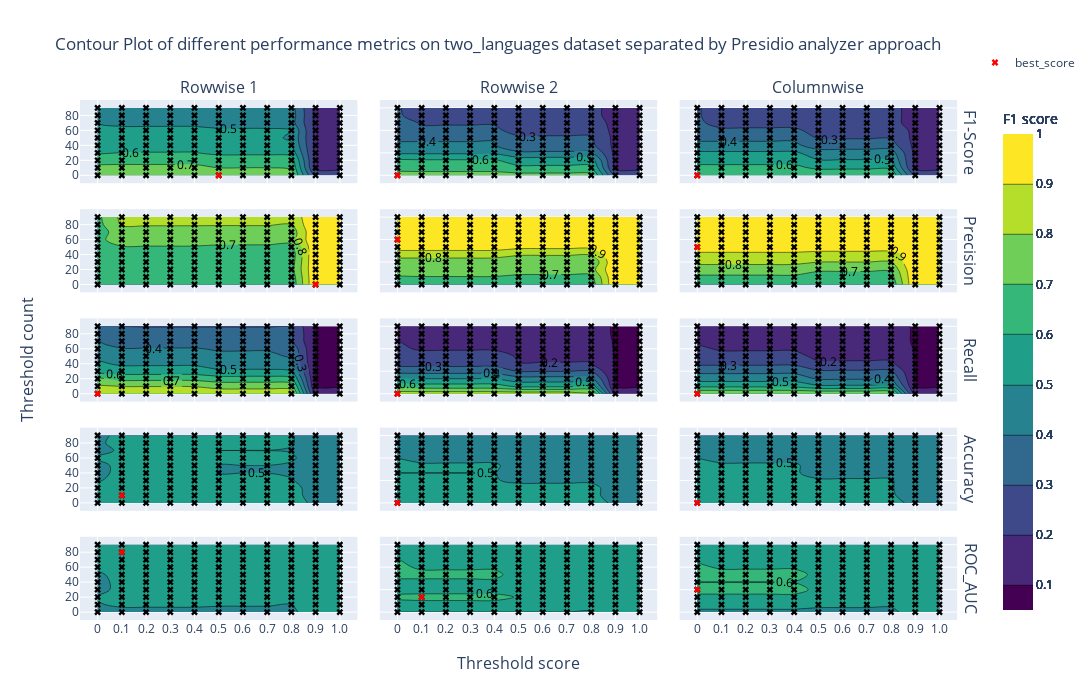
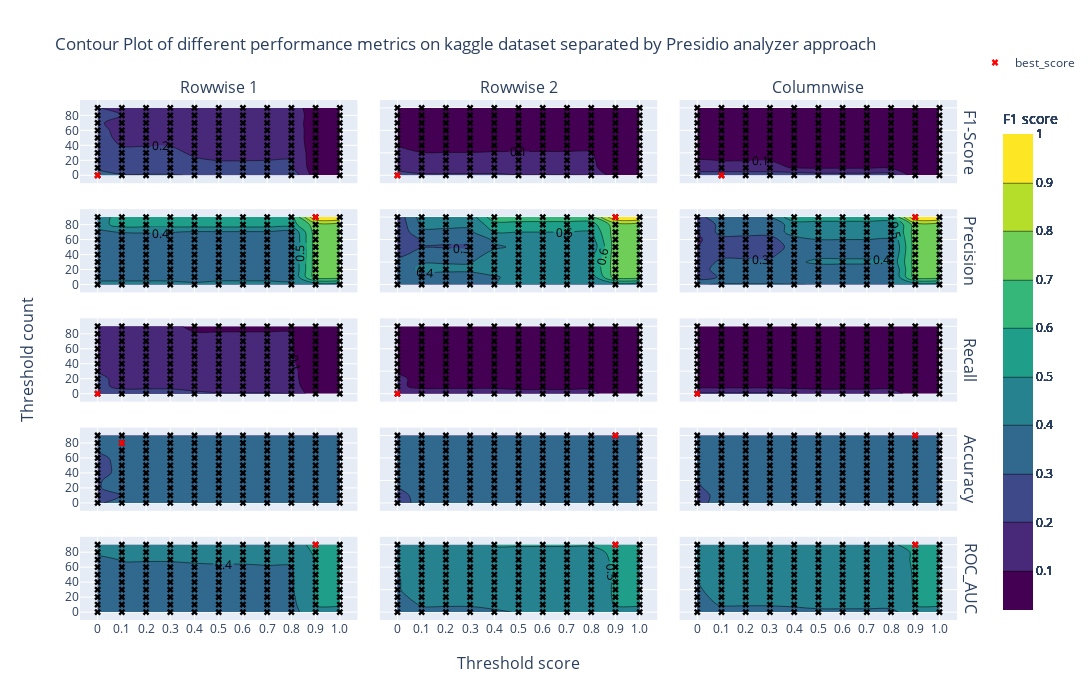
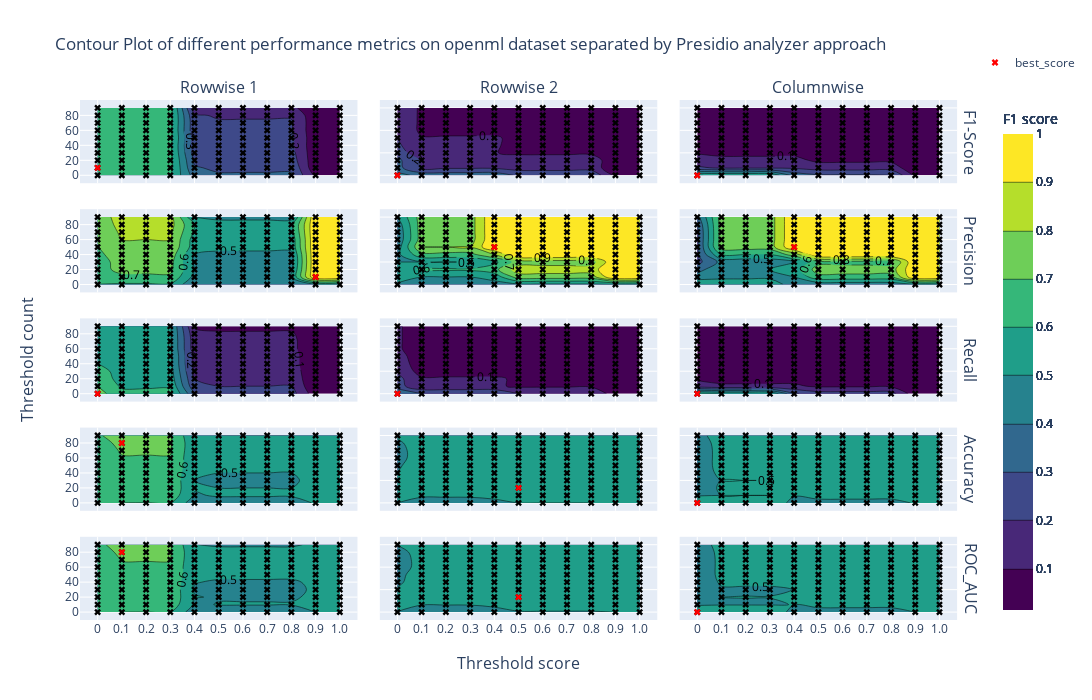
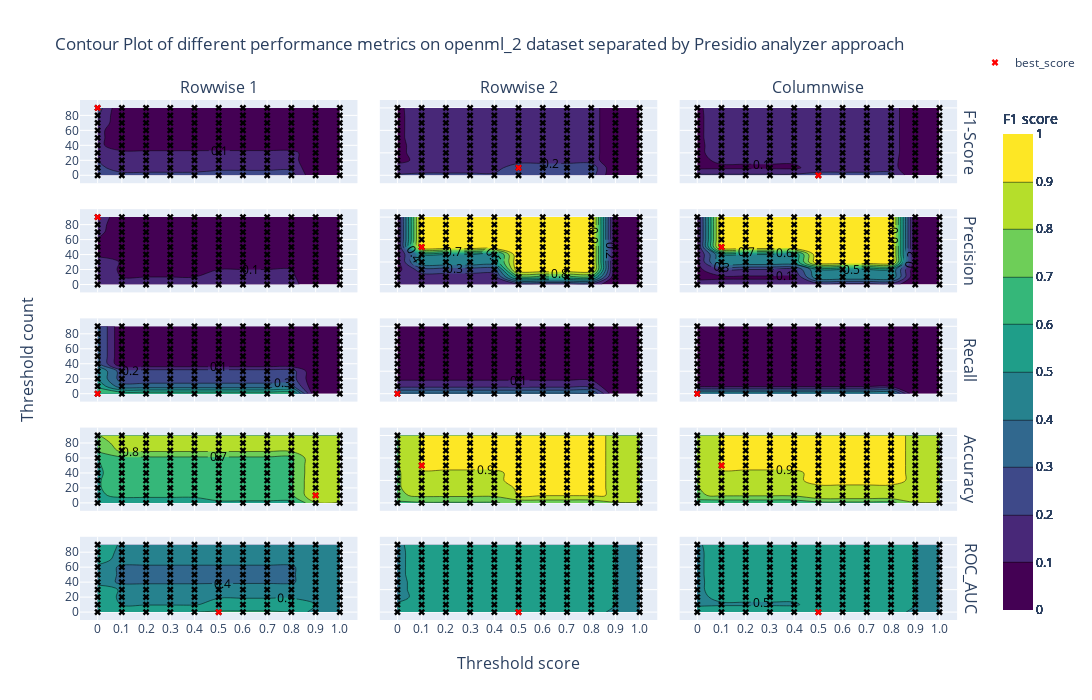

Notebook cell for these charts, in order:
### Code cell
df_lan = pd.concat([df_rowwise1_lan, df_rowwise2_lan, df_columnwise_lan]).reset_index(drop=True)
df_kaggle = pd.concat([df_rowwise1_kaggle, df_rowwise2_kaggle, df_columnwise_kaggle]).reset_index(drop=True)
df_openml = pd.concat([df_rowwise1_openml, df_rowwise2_openml, df_columnwise_openml]).reset_index(drop=True)
df_openml_2 = pd.concat([df_rowwise1_openml_2, df_rowwise2_openml_2, df_columnwise_openml_2]).reset_index(drop=True)
df_medical = pd.concat([df_rowwise1_medical, df_rowwise2_medical, df_columnwise_medical]).reset_index(drop=True)
df_mimic = pd.concat([df_rowwise1_mimic,df_rowwise2_mimic, df_columnwise_mimic]).reset_index(drop=True)
df_mimicNew = pd.concat([df_rowwise1_mimicNew,df_rowwise2_mimicNew, df_columnwise_mimicNew]).reset_index(drop=True)
df_openmlall = pd.concat([df_rowwise1_openmlall,df_rowwise2_openmlall, df_columnwise_openmlall]).reset_index(drop=True)

for (df, dataset) in zip([df_lan, df_kaggle, df_openml, df_openml_2, df_medical, df_mimic, df_mimicNew, df_openmlall], ["two_languages", "kaggle", "openml", "openml_2", "medical", "mimicIII", "MIMICNew","OpenMLall"]):
    z_values = []
    for s in ["f1", "precision", "recall", "accuracy", "roc_auc"]:
        z_values.append(max(df[f'{s}']))
        z_values.append(min(df[f'{s}']))

    zmin = min(z_values)
    zmax = max(z_values)

    fig = make_subplots(
        rows=5, cols=3, row_titles=("F1-Score", "Precision", "Recall", "Accuracy", "ROC_AUC"), column_titles=("Rowwise 1", "Rowwise 2", "Columnwise"),
        shared_xaxes=True, shared_yaxes=True, vertical_spacing=0.05, horizontal_spacing=0.025, x_title="Threshold score", y_title="Threshold count",
        specs=[[{"type": "contour"}, {"type": "contour"}, {"type": "contour"}],
            [{"type": "contour"}, {"type": "contour"}, {"type": "contour"}],
            [{"type": "contour"}, {"type": "contour"}, {"type": "contour"}],
            [{"type": "contour"}, {"type": "contour"}, {"type": "contour"}],
            [{"type": "contour"}, {"type": "contour"}, {"type": "contour"}]]
    )

    for e, i in enumerate([110, 220, 330]):
        for ee, s in enumerate(["f1", "precision", "recall", "accuracy", "roc_auc"]):
            start_idx = e * 110
            end_idx = start_idx + 110
            df_subset = df.iloc[start_idx:end_idx]
            Z = np.array(df_subset.pivot(index='threshold_count', columns='threshold_score', values=f'{s}'))
            threshold_scores = sorted(df_subset['threshold_score'].unique())
            threshold_counts = sorted(df_subset['threshold_count'].unique())

            fig.add_trace(go.Contour(z=Z, x=threshold_scores, y=threshold_counts, colorscale="Viridis", zmin=zmin, zmax=zmax,
                colorbar=dict(title="F1 score"), contours=dict(showlabels=True)), row=ee+1, col=e+1)

            hover_text = [f"x: {x}, y: {y}, z: {z}" for x, y, z in zip(df_subset['threshold_score'],df_subset['threshold_count'],df_subset[f'{s}'])]

            fig.add_trace(go.Scatter(
                x=df_subset['threshold_score'], y=df_subset['threshold_count'], mode='markers', marker=dict(color='black', symbol='x'),
                text=hover_text, hoverinfo="text", showlegend=False), row=ee+1, col=e+1)

            df_subset[f'{s}']
            max_micro_f1_index = df_subset[f'{s}'].idxmax()  
            max_micro_f1_row = df.loc[max_micro_f1_index]
            max_threshold_score = max_micro_f1_row['threshold_score']
            max_threshold_count = max_micro_f1_row['threshold_count']
            max_micro_f1_score = max_micro_f1_row[f'{s}']
            
            hover_text = [f"x: {x}, y: {y}, z: {z}" for x, y, z in zip([max_threshold_score],[max_threshold_count],[max_micro_f1_score])]
            fig.add_trace(go.Scatter(x=[max_threshold_score], y=[max_threshold_count], marker=dict(color='red', symbol='x'), showlegend=True if e == 0 and ee == 0 else False,
                            mode="markers", text=hover_text, hoverinfo="text", name="best_score", legendgroup="best"), row=ee+1, col=e+1)

    fig.update_layout(
        title=f"Contour Plot of different performance metrics on {dataset} dataset separated by Presidio analyzer approach",
        legend=dict(x=1,y=1.1),
        height=700,
        width=1200
    )

    fig.show()
